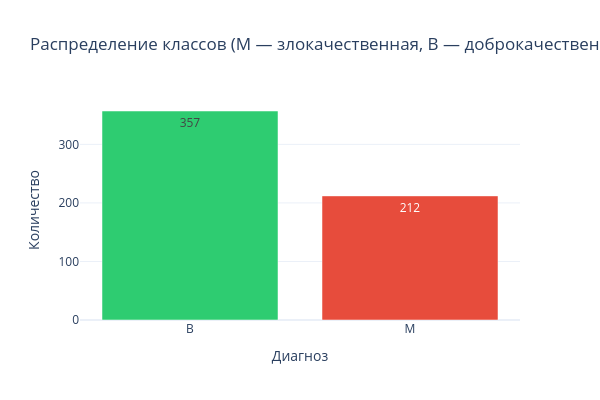

Notebook code cell kept with this figure:
### Markdown cell above
M — Malignant, то есть злокачественная опухоль.
B — Benign, то есть доброкачественная опухоль.

### Столбчатая диаграмма классов

### Code cell
class_counts = df[TARGET_COLUMN].value_counts()
fig = go.Figure(go.Bar(
    x=class_counts.index,
    y=class_counts.values,
    marker_color=[CLASS_COLORS[label] for label in class_counts.index],
    text=class_counts.values,
    textposition='auto'
))
fig.update_layout(
    title='Распределение классов (M — злокачественная, B — доброкачественная)',
    xaxis_title='Диагноз',
    yaxis_title='Количество',
    template=PLOT_TEMPLATE,
    width=CLASS_PLOT_SIZE[0], height=CLASS_PLOT_SIZE[1]
)
fig.show()

### Figure 1 — Plotly figure (JSON) as saved in the notebook; plotly's stock layout.template omitted (floating-point values rounded to 4 significant figures)
{"data": [{"marker": {"color": ["#2ecc71", "#e74c3c"]}, "text": [357.0, 212.0], "textposition": "auto", "type": "bar", "x": ["B", "M"], "y": [357, 212]}], "layout": {"height": 400, "title": {"text": "Распределение классов (M — злокачественная, B — доброкачественная)"}, "width": 600, "xaxis": {"title": {"text": "Диагноз"}}, "yaxis": {"title": {"text": "Количество"}}}}
